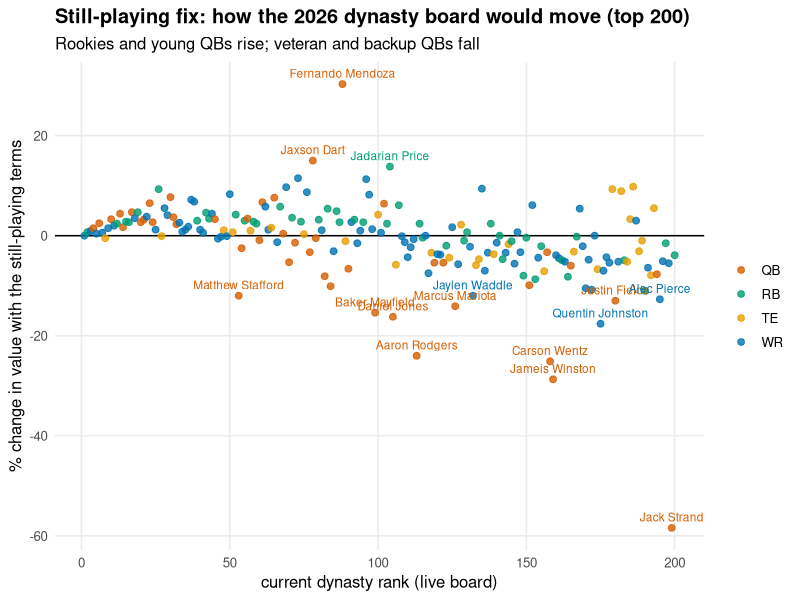
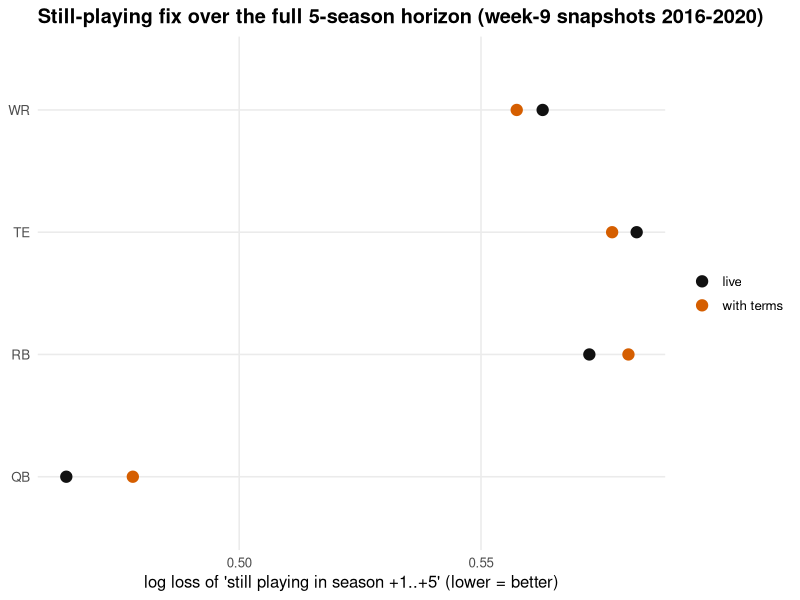

The R source for these figures, in order:
suppressMessages({ library(dplyr); library(ggplot2) })
th <- theme_minimal(base_size = 12) + theme(plot.title = element_text(face = "bold"), panel.grid.minor = element_blank(), plot.background = element_rect(fill = "white", colour = NA))
b <- read.csv("actx_board_compare.csv") %>% filter(rank <= 200)
lab <- b %>% filter(abs(pct) >= 12)
g <- ggplot(b, aes(rank, pct, colour = pos)) + geom_hline(yintercept = 0) + geom_point(size = 2, alpha = .8) +
  geom_text(data = lab, aes(label = name), size = 3, vjust = -0.7, show.legend = FALSE) +
  scale_colour_manual(values = c(QB = "#D55E00", RB = "#009E73", WR = "#0072B2", TE = "#E69F00")) +
  labs(x = "current dynasty rank (live board)", y = "% change in value with the still-playing terms", colour = NULL,
       title = "Still-playing fix: how the 2026 dynasty board would move (top 200)", subtitle = "Rookies and young QBs rise; veteran and backup QBs fall") + th
ggsave("actx_board_change.png", g, width = 12, height = 6.5, dpi = 130)
e <- read.csv("actx_survival_eval.csv")
g <- ggplot(e, aes(logloss, pos, colour = model)) + geom_point(size = 3.5) + scale_colour_manual(values = c(live = "#111111", "with terms" = "#D55E00"), name = NULL) +
  labs(x = "log loss of 'still playing in season +1..+5' (lower = better)", y = NULL, title = "Still-playing fix over the full 5-season horizon (week-9 snapshots 2016-2020)") + th
ggsave("actx_survival_5yr.png", g, width = 9, height = 4, dpi = 130)
